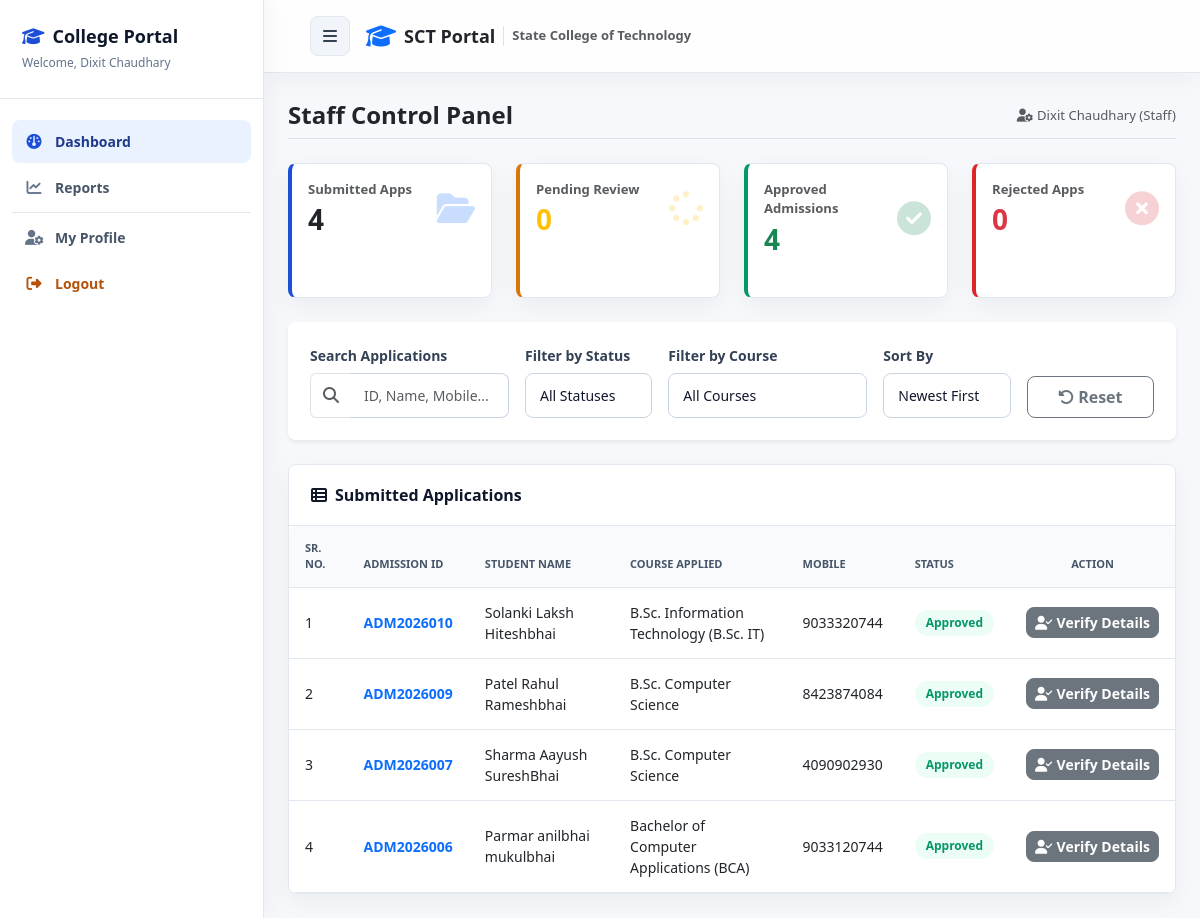
The app's page /staff/dashboard.php (signed in) with its own data.
### tables this page shows
CREATE TABLE `students` (
  `student_id` int NOT NULL AUTO_INCREMENT,
  `user_id` int NOT NULL,
  `admission_no` varchar(20) NOT NULL,
  `full_name` varchar(100) DEFAULT NULL,
  `father_name` varchar(100) DEFAULT NULL,
  `mother_name` varchar(100) DEFAULT NULL,
  `gender` enum('Male','Female','Other') NOT NULL,
  `dob` date NOT NULL,
  `category` varchar(50) NOT NULL,
  `mobile` varchar(15) NOT NULL,
  `email` varchar(100) NOT NULL,
  `address` text NOT NULL,
  `city` varchar(50) NOT NULL,
  `state` varchar(50) NOT NULL,
  `pincode` varchar(10) NOT NULL,
  `tenth_percentage` decimal(5,2) NOT NULL,
  `twelfth_percentage` decimal(5,2) NOT NULL,
  `school_name` varchar(150) NOT NULL,
  `passing_year` int NOT NULL,
  `course_id` int DEFAULT NULL,
  `status` enum('Pending','Approved','Rejected') NOT NULL DEFAULT 'Pending',
  `is_submitted` tinyint(1) NOT NULL DEFAULT '0',
  `created_at` timestamp NOT NULL DEFAULT CURRENT_TIMESTAMP,
  `payment_status` enum('Unpaid','Paid') NOT NULL DEFAULT 'Unpaid',
  `transaction_id` varchar(100) DEFAULT NULL,
  PRIMARY KEY (`student_id`),
  UNIQUE KEY `admission_no` (`admission_no`),
  UNIQUE KEY `mobile` (`mobile`),
  UNIQUE KEY `email` (`email`),
  KEY `user_id` (`user_id`),
  KEY `course_id` (`course_id`),
  CONSTRAINT `students_ibfk_1` FOREIGN KEY (`user_id`) REFERENCES `users` (`user_id`) ON DELETE CASCADE,
  CONSTRAINT `students_ibfk_2` FOREIGN KEY (`course_id`) REFERENCES `courses` (`course_id`) ON DELETE SET NULL
);

CREATE TABLE `courses` (
  `course_id` int NOT NULL AUTO_INCREMENT,
  `course_name` varchar(100) NOT NULL,
  `department` varchar(100) NOT NULL,
  `semester` varchar(20) NOT NULL,
  `total_seats` int NOT NULL DEFAULT '60',
  PRIMARY KEY (`course_id`)
);

### staff/dashboard.php (the view, shortened to what this page needs)
<?php
require_once '../includes/db_connect.php';
require_once '../includes/auth.php';
$search = isset($_GET['search']) ? trim($_GET['search']) : '';
$sort_by = isset($_GET['sort_by']) ? trim($_GET['sort_by']) : 'newest';
try {
    $stats = [
        'total' => $pdo->query("SELECT COUNT(*) FROM students WHERE is_submitted = 1")->fetchColumn(),
        'pending' => $pdo->query("SELECT COUNT(*) FROM students WHERE is_submitted = 1 AND status = 'Pending'")->fetchColumn(),
        'approved' => $pdo->query("SELECT COUNT(*) FROM students WHERE is_submitted = 1 AND status = 'Approved'")->fetchColumn(),
        'rejected' => $pdo->query("SELECT COUNT(*) FROM students WHERE is_submitted = 1 AND status = 'Rejected'")->fetchColumn()
    ];
    $query = "
        SELECT s.*, c.course_name
        FROM students s
        LEFT JOIN courses c ON s.course_id = c.course_id
        WHERE s.is_submitted = 1
    ";
    $params = [];
    $order_clause = " ORDER BY s.student_id DESC";
    $query .= $order_clause;
    $stmt = $pdo->prepare($query);
    $stmt->execute($params);
    $applications = $stmt->fetchAll();
} catch (PDOException $e) {
    die("Database Error: " . $e->getMessage());
}
include '../includes/header.php';
?>
<div class="wrapper">
    <?php include '../includes/sidebar.php'; ?>
    <div id="content">
        <div class="container-fluid">
            <div class="row g-4 mb-4">
                <div class="col-12 col-sm-6 col-md-3">
                    <div class="card bg-white p-3 stat-card courses h-100">
                        <div class="d-flex justify-content-between align-items-center">
                            <div>
                                <div class="text-muted small fw-bold">Submitted Apps</div>
                                <h3 class="fw-bold mb-0 mt-1"><?php echo $stats['total']; ?></h3>
                            </div>
                            <i class="fa-solid fa-folder-open stat-icon text-primary"></i>
                        </div>
                    </div>
                </div>
                <div class="col-12 col-sm-6 col-md-3">
                    <div class="card bg-white p-3 stat-card pending h-100">
                        <div class="d-flex justify-content-between align-items-center">
                            <div>
                                <div class="text-muted small fw-bold">Pending Review</div>
                                <h3 class="fw-bold mb-0 mt-1 text-warning"><?php echo $stats['pending']; ?></h3>
                            </div>
                            <i class="fa-solid fa-spinner fa-spin stat-icon text-warning"></i>
                        </div>
                    </div>
                </div>
                <div class="col-12 col-sm-6 col-md-3">
                    <div class="card bg-white p-3 stat-card approved h-100">
                        <div class="d-flex justify-content-between align-items-center">
                            <div>
                                <div class="text-muted small fw-bold">Approved Admissions</div>
                                <h3 class="fw-bold mb-0 mt-1 text-success"><?php echo $stats['approved']; ?></h3>
                            </div>
                            <i class="fa-solid fa-circle-check stat-icon text-success"></i>
                        </div>
                    </div>
                </div>
                <div class="col-12 col-sm-6 col-md-3">
                    <div class="card bg-white p-3 stat-card rejected h-100">
                        <div class="d-flex justify-content-between align-items-center">
                            <div>
                                <div class="text-muted small fw-bold">Rejected Apps</div>
                                <h3 class="fw-bold mb-0 mt-1 text-danger"><?php echo $stats['rejected']; ?></h3>
                            </div>
                            <i class="fa-solid fa-circle-xmark stat-icon text-danger"></i>
                        </div>
                    </div>
                </div>
            </div>
            <div class="card mb-4 shadow-sm border-0">
                <div class="card-body">
                    <form action="dashboard.php" method="GET" class="row g-3 align-items-end">
                        <div class="col-12 col-sm-6 col-lg-3">
                            <label for="search" class="form-label">Search Applications</label>
                            <div class="input-group">
                                <span class="input-group-text bg-white border-end-0"><i class="fa-solid fa-magnifying-glass text-muted"></i></span>
                                <input type="text" class="form-control border-start-0" id="search" name="search"
                                    placeholder="ID, Name, Mobile..." value="<?php echo e($search); ?>">
                            </div>
                        </div>
                        <div class="col-6 col-sm-3 col-lg-2">
                            <label for="status_filter" class="form-label">Filter by Status</label>
                            <select class="form-select" id="status_filter" name="status_filter">
                                <option value="">All Statuses</option>
                            </select>
                        </div>
                        <div class="col-12 col-sm-6 col-lg-3">
                            <label for="course_filter" class="form-label">Filter by Course</label>
                            <select class="form-select" id="course_filter" name="course_filter">
                                <option value="">All Courses</option>
                            </select>
                        </div>
                        <div class="col-6 col-sm-3 col-lg-2">
                            <label for="sort_by" class="form-label">Sort By</label>
                            <select class="form-select" id="sort_by" name="sort_by">
                                <option value="newest" <?php echo ($sort_by === 'newest') ? 'selected' : ''; ?>>Newest First</option>
                            </select>
                        </div>
                        <div class="col-12 col-sm-6 col-lg-2">
                            <a href="dashboard.php" class="btn btn-outline-secondary w-100 py-2" title="Reset"><i class="fa-solid fa-rotate-left me-1"></i>Reset</a>
                        </div>
                    </form>
                </div>
            </div>
            <div class="card">
                <div class="card-header">
                    <i class="fa-solid fa-table-list me-2"></i>Submitted Applications
                </div>
                <div class="card-body p-0">
                    <div class="table-responsive">
                        <table class="table table align-middle">
                            <thead>
                                <tr>
                                    <th>Sr. No.</th>
                                    <th>Admission ID</th>
                                    <th>Student Name</th>
                                    <th>Course Applied</th>
                                    <th>Mobile</th>
                                    <th>Status</th>
                                    <th class="text-center text-nowrap-action">Action</th>
                                </tr>
                            </thead>
                            <tbody>
                                <?php if (empty($applications)): ?>
                                    <tr>
                                        <td colspan="7" class="text-center text-muted py-4">No applications matching the criteria found.</td>
                                    </tr>
                                <?php else: ?>
                                    <?php $sr_no = 1; ?>
                                    <?php foreach ($applications as $app): ?>
                                        <tr>
                                            <td><?php echo $sr_no++; ?></td>
                                            <td class="fw-bold text-primary"><?php echo e($app['admission_no']); ?></td>
                                            <td><?php echo e($app['full_name']); ?></td>
                                            <td><?php echo e($app['course_name']); ?></td>
                                            <td><?php echo e($app['mobile']); ?></td>
                                            <td>
                                                <?php if ($app['status'] === 'Pending'): ?>
                                                    <span class="badge badge-pending">Pending</span>
                                                <?php elseif ($app['status'] === 'Approved'): ?>
                                                    <span class="badge badge-approved">Approved</span>
                                                <?php elseif ($app['status'] === 'Rejected'): ?>
                                                    <span class="badge badge-rejected">Rejected</span>
                                                <?php endif; ?>
                                            </td>
                                            <td class="text-center text-nowrap-action">
                                                <a href="verify.php?id=<?php echo $app['student_id']; ?>" class="btn btn-sm btn-secondary">
                                                    <i class="fa-solid fa-user-check me-1"></i>Verify Details
                                                </a>
                                            </td>
                                        </tr>
                                    <?php endforeach; ?>
                                <?php endif; ?>
                            </tbody>
                        </table>
                    </div>
                </div>
            </div>
        </div>
    </div>
</div>
<?php include '../includes/footer.php'; ?>

### assets/css/style.css (style rules this page uses)
:root { --primary: #1d4ed8; --primary-dark: #1e3a8a; --teal: #0f766e; --amber: #b45309; --danger: #dc2626; --success: #059669; --warning: #d97706; --slate-950: #0f172a; --slate-800: #1e293b; --slate-700: #334155; --slate-600: #475569; --slate-500: #64748b; --slate-300: #cbd5e1; --slate-200: #e2e8f0; --slate-100: #f1f5f9; --slate-50: #f8fafc; --white: #ffffff; --radius: 8px; --shadow: 0 14px 34px rgba(15, 23, 42, 0.08); --soft-shadow: 0 8px 24px rgba(15, 23, 42, 0.05); --transition: 180ms ease; }
* { letter-spacing: 0; }
body { margin: 0; font-family: system-ui, -apple-system, BlinkMacSystemFont, "Segoe UI", Roboto, Helvetica, Arial, sans-serif; background: #f6f8fb; color: var(--slate-800); font-size: 15px; overflow-x: hidden; }
a { color: var(--primary); }
.wrapper { display: flex; width: 100%; min-height: 100vh; position: relative; }
#content { flex: 1; min-width: 0; width: 0; min-height: 100vh; background: #f6f8fb; transition: margin var(--transition); }
.container-fluid { padding-left: 24px; padding-right: 24px; }
.card { background: var(--white); border: 1px solid var(--slate-200); border-radius: var(--radius); box-shadow: var(--soft-shadow); margin-bottom: 24px; overflow: hidden; }
.card-header { background: var(--white); border-bottom: 1px solid var(--slate-200); color: var(--slate-950); font-size: 16px; font-weight: 800; padding: 18px 22px; }
.card-body { padding: 22px; }
.stat-card { border-left: 4px solid var(--primary); box-shadow: var(--soft-shadow); }
.stat-card.approved { border-left-color: var(--success); }
.stat-card.pending { border-left-color: var(--warning); }
.stat-card.rejected { border-left-color: var(--danger); }
.stat-card.courses { border-left-color: var(--primary); }
.stat-card .stat-icon { color: var(--slate-500); font-size: 34px; opacity: 0.22; }
.stat-card.approved .stat-icon { color: var(--success); }
.stat-card.pending .stat-icon { color: var(--warning); }
.stat-card.rejected .stat-icon { color: var(--danger); }
.stat-card.courses .stat-icon { color: var(--primary); }
.form-control, .form-select { background: var(--white); border: 1px solid var(--slate-300); border-radius: var(--radius); color: var(--slate-950); font-size: 14px; padding: 11px 14px; }
.form-label { color: var(--slate-700); font-size: 14px; font-weight: 700; margin-bottom: 7px; }
.btn { border-radius: var(--radius); font-weight: 700; }
.badge { border-radius: 999px; font-size: 12px; font-weight: 800; padding: 7px 11px; }
.badge-approved { background: #ecfdf5; color: var(--success); }
.table { color: var(--slate-700); margin-bottom: 0; }
.table th { background: var(--slate-50); border-bottom: 1px solid var(--slate-200); color: var(--slate-600); font-size: 11px; font-weight: 800; padding: 14px 16px; text-transform: uppercase; }
.table td { border-bottom: 1px solid var(--slate-200); font-size: 14px; padding: 14px 16px; vertical-align: middle; }
.table-responsive { border-radius: var(--radius); }
.card.h-100 { display: flex; flex-direction: column; }
.text-nowrap-action { white-space: nowrap !important; }
.table-responsive { width: 100%; overflow-x: auto; -webkit-overflow-scrolling: touch; border-radius: var(--radius); }

### records on screen
students: admission_no "ADM2026010", full_name "Solanki Laksh Hiteshbhai", course.course_name "B.Sc. Information Technology (B.Sc. IT)", mobile "9033320744", status "Approved"
students: admission_no "ADM2026009", full_name "Patel Rahul Rameshbhai", course.course_name "B.Sc. Computer Science", mobile "8423874084", status "Approved"
students: admission_no "ADM2026007", full_name "Sharma Aayush SureshBhai", course.course_name "B.Sc. Computer Science", mobile "4090902930", status "Approved"
students: admission_no "ADM2026006", full_name "Parmar anilbhai mukulbhai", course.course_name "Bachelor of Computer Applications (BCA)", mobile "9033120744", status "Approved"

### other values on screen
$user_name "Dixit Chaudhary"
$item['label'] "Dashboard"
$item['label'] "Reports"
$title "Staff Control Panel"
$actions "Dixit Chaudhary (Staff)"
$stats['total'] "4"
$stats['pending'] "0"
$stats['approved'] "4"
$stats['rejected'] "0"
